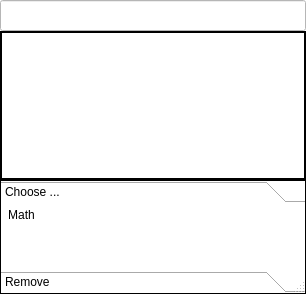
<?xml version="1.0" encoding="UTF-8"?>
<ui version="4.0">
 <class>QueryItemListDialog</class>
 <widget class="QDialog" name="QueryItemListDialog">
  <property name="windowModality">
   <enum>Qt::ApplicationModal</enum>
  </property>
  <property name="geometry">
   <rect>
    <x>0</x>
    <y>0</y>
    <width>306</width>
    <height>294</height>
   </rect>
  </property>
  <property name="palette">
   <palette>
    <active>
     <colorrole role="WindowText">
      <brush brushstyle="SolidPattern">
       <color alpha="255">
        <red>0</red>
        <green>0</green>
        <blue>0</blue>
       </color>
      </brush>
     </colorrole>
     <colorrole role="Button">
      <brush brushstyle="SolidPattern">
       <color alpha="255">
        <red>255</red>
        <green>255</green>
        <blue>255</blue>
       </color>
      </brush>
     </colorrole>
     <colorrole role="Light">
      <brush brushstyle="SolidPattern">
       <color alpha="255">
        <red>255</red>
        <green>255</green>
        <blue>255</blue>
       </color>
      </brush>
     </colorrole>
     <colorrole role="Midlight">
      <brush brushstyle="SolidPattern">
       <color alpha="255">
        <red>255</red>
        <green>255</green>
        <blue>255</blue>
       </color>
      </brush>
     </colorrole>
     <colorrole role="Dark">
      <brush brushstyle="SolidPattern">
       <color alpha="255">
        <red>255</red>
        <green>255</green>
        <blue>255</blue>
       </color>
      </brush>
     </colorrole>
     <colorrole role="Mid">
      <brush brushstyle="SolidPattern">
       <color alpha="255">
        <red>255</red>
        <green>255</green>
        <blue>255</blue>
       </color>
      </brush>
     </colorrole>
     <colorrole role="Text">
      <brush brushstyle="SolidPattern">
       <color alpha="255">
        <red>0</red>
        <green>0</green>
        <blue>0</blue>
       </color>
      </brush>
     </colorrole>
     <colorrole role="ButtonText">
      <brush brushstyle="SolidPattern">
       <color alpha="255">
        <red>0</red>
        <green>0</green>
        <blue>0</blue>
       </color>
      </brush>
     </colorrole>
     <colorrole role="Base">
      <brush brushstyle="SolidPattern">
       <color alpha="255">
        <red>255</red>
        <green>255</green>
        <blue>255</blue>
       </color>
      </brush>
     </colorrole>
     <colorrole role="Window">
      <brush brushstyle="SolidPattern">
       <color alpha="255">
        <red>255</red>
        <green>255</green>
        <blue>255</blue>
       </color>
      </brush>
     </colorrole>
     <colorrole role="Shadow">
      <brush brushstyle="SolidPattern">
       <color alpha="255">
        <red>0</red>
        <green>0</green>
        <blue>0</blue>
       </color>
      </brush>
     </colorrole>
     <colorrole role="AlternateBase">
      <brush brushstyle="SolidPattern">
       <color alpha="255">
        <red>255</red>
        <green>255</green>
        <blue>255</blue>
       </color>
      </brush>
     </colorrole>
     <colorrole role="ToolTipBase">
      <brush brushstyle="SolidPattern">
       <color alpha="255">
        <red>255</red>
        <green>255</green>
        <blue>255</blue>
       </color>
      </brush>
     </colorrole>
    </active>
    <inactive>
     <colorrole role="WindowText">
      <brush brushstyle="SolidPattern">
       <color alpha="255">
        <red>0</red>
        <green>0</green>
        <blue>0</blue>
       </color>
      </brush>
     </colorrole>
     <colorrole role="Button">
      <brush brushstyle="SolidPattern">
       <color alpha="255">
        <red>255</red>
        <green>255</green>
        <blue>255</blue>
       </color>
      </brush>
     </colorrole>
     <colorrole role="Light">
      <brush brushstyle="SolidPattern">
       <color alpha="255">
        <red>255</red>
        <green>255</green>
        <blue>255</blue>
       </color>
      </brush>
     </colorrole>
     <colorrole role="Midlight">
      <brush brushstyle="SolidPattern">
       <color alpha="255">
        <red>255</red>
        <green>255</green>
        <blue>255</blue>
       </color>
      </brush>
     </colorrole>
     <colorrole role="Dark">
      <brush brushstyle="SolidPattern">
       <color alpha="255">
        <red>255</red>
        <green>255</green>
        <blue>255</blue>
       </color>
      </brush>
     </colorrole>
     <colorrole role="Mid">
      <brush brushstyle="SolidPattern">
       <color alpha="255">
        <red>255</red>
        <green>255</green>
        <blue>255</blue>
       </color>
      </brush>
     </colorrole>
     <colorrole role="Text">
      <brush brushstyle="SolidPattern">
       <color alpha="255">
        <red>0</red>
        <green>0</green>
        <blue>0</blue>
       </color>
      </brush>
     </colorrole>
     <colorrole role="ButtonText">
      <brush brushstyle="SolidPattern">
       <color alpha="255">
        <red>0</red>
        <green>0</green>
        <blue>0</blue>
       </color>
      </brush>
     </colorrole>
     <colorrole role="Base">
      <brush brushstyle="SolidPattern">
       <color alpha="255">
        <red>255</red>
        <green>255</green>
        <blue>255</blue>
       </color>
      </brush>
     </colorrole>
     <colorrole role="Window">
      <brush brushstyle="SolidPattern">
       <color alpha="255">
        <red>255</red>
        <green>255</green>
        <blue>255</blue>
       </color>
      </brush>
     </colorrole>
     <colorrole role="Shadow">
      <brush brushstyle="SolidPattern">
       <color alpha="255">
        <red>0</red>
        <green>0</green>
        <blue>0</blue>
       </color>
      </brush>
     </colorrole>
     <colorrole role="AlternateBase">
      <brush brushstyle="SolidPattern">
       <color alpha="255">
        <red>255</red>
        <green>255</green>
        <blue>255</blue>
       </color>
      </brush>
     </colorrole>
     <colorrole role="ToolTipBase">
      <brush brushstyle="SolidPattern">
       <color alpha="255">
        <red>253</red>
        <green>252</green>
        <blue>251</blue>
       </color>
      </brush>
     </colorrole>
    </inactive>
    <disabled>
     <colorrole role="WindowText">
      <brush brushstyle="SolidPattern">
       <color alpha="255">
        <red>255</red>
        <green>255</green>
        <blue>255</blue>
       </color>
      </brush>
     </colorrole>
     <colorrole role="Button">
      <brush brushstyle="SolidPattern">
       <color alpha="255">
        <red>255</red>
        <green>255</green>
        <blue>255</blue>
       </color>
      </brush>
     </colorrole>
     <colorrole role="Light">
      <brush brushstyle="SolidPattern">
       <color alpha="255">
        <red>255</red>
        <green>255</green>
        <blue>255</blue>
       </color>
      </brush>
     </colorrole>
     <colorrole role="Midlight">
      <brush brushstyle="SolidPattern">
       <color alpha="255">
        <red>255</red>
        <green>255</green>
        <blue>255</blue>
       </color>
      </brush>
     </colorrole>
     <colorrole role="Dark">
      <brush brushstyle="SolidPattern">
       <color alpha="255">
        <red>255</red>
        <green>255</green>
        <blue>255</blue>
       </color>
      </brush>
     </colorrole>
     <colorrole role="Mid">
      <brush brushstyle="SolidPattern">
       <color alpha="255">
        <red>255</red>
        <green>255</green>
        <blue>255</blue>
       </color>
      </brush>
     </colorrole>
     <colorrole role="Text">
      <brush brushstyle="SolidPattern">
       <color alpha="255">
        <red>255</red>
        <green>255</green>
        <blue>255</blue>
       </color>
      </brush>
     </colorrole>
     <colorrole role="ButtonText">
      <brush brushstyle="SolidPattern">
       <color alpha="255">
        <red>255</red>
        <green>255</green>
        <blue>255</blue>
       </color>
      </brush>
     </colorrole>
     <colorrole role="Base">
      <brush brushstyle="SolidPattern">
       <color alpha="255">
        <red>255</red>
        <green>255</green>
        <blue>255</blue>
       </color>
      </brush>
     </colorrole>
     <colorrole role="Window">
      <brush brushstyle="SolidPattern">
       <color alpha="255">
        <red>255</red>
        <green>255</green>
        <blue>255</blue>
       </color>
      </brush>
     </colorrole>
     <colorrole role="Shadow">
      <brush brushstyle="SolidPattern">
       <color alpha="255">
        <red>0</red>
        <green>0</green>
        <blue>0</blue>
       </color>
      </brush>
     </colorrole>
     <colorrole role="AlternateBase">
      <brush brushstyle="SolidPattern">
       <color alpha="255">
        <red>255</red>
        <green>255</green>
        <blue>255</blue>
       </color>
      </brush>
     </colorrole>
     <colorrole role="ToolTipBase">
      <brush brushstyle="SolidPattern">
       <color alpha="255">
        <red>253</red>
        <green>252</green>
        <blue>251</blue>
       </color>
      </brush>
     </colorrole>
    </disabled>
   </palette>
  </property>
  <property name="windowTitle">
   <string/>
  </property>
  <property name="windowOpacity">
   <double>1.000000000000000</double>
  </property>
  <property name="sizeGripEnabled">
   <bool>true</bool>
  </property>
  <property name="modal">
   <bool>true</bool>
  </property>
  <layout class="QVBoxLayout" name="verticalLayout">
   <property name="spacing">
    <number>0</number>
   </property>
   <property name="margin">
    <number>0</number>
   </property>
   <item>
    <widget class="QLineEdit" name="txtInput">
     <property name="font">
      <font>
       <family>Arial</family>
       <pointsize>14</pointsize>
      </font>
     </property>
     <property name="maxLength">
      <number>5</number>
     </property>
    </widget>
   </item>
   <item>
    <widget class="QListWidget" name="lstValues">
     <property name="frameShape">
      <enum>QFrame::WinPanel</enum>
     </property>
     <property name="frameShadow">
      <enum>QFrame::Plain</enum>
     </property>
     <property name="lineWidth">
      <number>0</number>
     </property>
     <property name="midLineWidth">
      <number>0</number>
     </property>
     <property name="resizeMode">
      <enum>QListView::Adjust</enum>
     </property>
     <property name="uniformItemSizes">
      <bool>true</bool>
     </property>
     <property name="selectionRectVisible">
      <bool>true</bool>
     </property>
    </widget>
   </item>
   <item>
    <widget class="QToolBox" name="grpExpressionButtons">
     <property name="palette">
      <palette>
       <active>
        <colorrole role="Base">
         <brush brushstyle="SolidPattern">
          <color alpha="255">
           <red>246</red>
           <green>213</green>
           <blue>255</blue>
          </color>
         </brush>
        </colorrole>
       </active>
       <inactive>
        <colorrole role="Base">
         <brush brushstyle="SolidPattern">
          <color alpha="255">
           <red>246</red>
           <green>213</green>
           <blue>255</blue>
          </color>
         </brush>
        </colorrole>
       </inactive>
       <disabled>
        <colorrole role="Base">
         <brush brushstyle="SolidPattern">
          <color alpha="255">
           <red>255</red>
           <green>255</green>
           <blue>255</blue>
          </color>
         </brush>
        </colorrole>
       </disabled>
      </palette>
     </property>
     <property name="autoFillBackground">
      <bool>false</bool>
     </property>
     <property name="frameShape">
      <enum>QFrame::Box</enum>
     </property>
     <property name="frameShadow">
      <enum>QFrame::Plain</enum>
     </property>
     <property name="midLineWidth">
      <number>1</number>
     </property>
     <property name="tabSpacing">
      <number>0</number>
     </property>
     <widget class="QWidget" name="grpExpressionButtonsPage1" native="true">
      <attribute name="label">
       <string>Choose ...</string>
      </attribute>
      <layout class="QGridLayout" name="gridLayout">
       <property name="sizeConstraint">
        <enum>QLayout::SetFixedSize</enum>
       </property>
       <property name="margin">
        <number>0</number>
       </property>
       <property name="spacing">
        <number>0</number>
       </property>
       <item row="0" column="0">
        <widget class="QToolButton" name="btnMath">
         <property name="focusPolicy">
          <enum>Qt::ClickFocus</enum>
         </property>
         <property name="contextMenuPolicy">
          <enum>Qt::CustomContextMenu</enum>
         </property>
         <property name="toolTip">
          <string>Mathematical operations (+, -, *, /)</string>
         </property>
         <property name="autoFillBackground">
          <bool>true</bool>
         </property>
         <property name="text">
          <string>Math</string>
         </property>
         <property name="icon">
          <iconset resource="dbm.qrc">
           <normaloff>:/images/actions/images/small/plus_minus.png</normaloff>:/images/actions/images/small/plus_minus.png</iconset>
         </property>
         <property name="iconSize">
          <size>
           <width>28</width>
           <height>24</height>
          </size>
         </property>
         <property name="popupMode">
          <enum>QToolButton::InstantPopup</enum>
         </property>
         <property name="toolButtonStyle">
          <enum>Qt::ToolButtonIconOnly</enum>
         </property>
         <property name="autoRaise">
          <bool>true</bool>
         </property>
         <property name="arrowType">
          <enum>Qt::NoArrow</enum>
         </property>
        </widget>
       </item>
       <item row="0" column="1">
        <widget class="QToolButton" name="toolButton_4">
         <property name="focusPolicy">
          <enum>Qt::ClickFocus</enum>
         </property>
         <property name="contextMenuPolicy">
          <enum>Qt::CustomContextMenu</enum>
         </property>
         <property name="toolTip">
          <string>Functions ofthe database or defined by you</string>
         </property>
         <property name="autoFillBackground">
          <bool>true</bool>
         </property>
         <property name="text">
          <string/>
         </property>
         <property name="icon">
          <iconset resource="dbm.qrc">
           <normaloff>:/images/actions/images/small/function.png</normaloff>:/images/actions/images/small/function.png</iconset>
         </property>
         <property name="popupMode">
          <enum>QToolButton::InstantPopup</enum>
         </property>
         <property name="toolButtonStyle">
          <enum>Qt::ToolButtonIconOnly</enum>
         </property>
         <property name="autoRaise">
          <bool>true</bool>
         </property>
         <property name="arrowType">
          <enum>Qt::NoArrow</enum>
         </property>
        </widget>
       </item>
       <item row="1" column="0">
        <widget class="QToolButton" name="toolButton_5">
         <property name="focusPolicy">
          <enum>Qt::ClickFocus</enum>
         </property>
         <property name="contextMenuPolicy">
          <enum>Qt::CustomContextMenu</enum>
         </property>
         <property name="toolTip">
          <string>Logical operations such as AND, OR, NOT</string>
         </property>
         <property name="autoFillBackground">
          <bool>true</bool>
         </property>
         <property name="text">
          <string/>
         </property>
         <property name="icon">
          <iconset resource="dbm.qrc">
           <normaloff>:/images/actions/images/small/neg.png</normaloff>:/images/actions/images/small/neg.png</iconset>
         </property>
         <property name="popupMode">
          <enum>QToolButton::InstantPopup</enum>
         </property>
         <property name="toolButtonStyle">
          <enum>Qt::ToolButtonIconOnly</enum>
         </property>
         <property name="autoRaise">
          <bool>true</bool>
         </property>
         <property name="arrowType">
          <enum>Qt::NoArrow</enum>
         </property>
        </widget>
       </item>
      </layout>
     </widget>
     <widget class="QWidget" name="page">
      <attribute name="icon">
       <iconset resource="dbm.qrc">
        <normaloff>:/images/actions/images/actions/application_exit.png</normaloff>:/images/actions/images/actions/application_exit.png</iconset>
      </attribute>
      <attribute name="label">
       <string>Remove</string>
      </attribute>
     </widget>
    </widget>
   </item>
  </layout>
 </widget>
 <resources>
  <include location="dbm.qrc"/>
 </resources>
 <connections>
  <connection>
   <sender>lstValues</sender>
   <signal>itemDoubleClicked(QListWidgetItem*)</signal>
   <receiver>QueryItemListDialog</receiver>
   <slot>onDblClickItem(QListWidgetItem*)</slot>
   <hints>
    <hint type="sourcelabel">
     <x>199</x>
     <y>149</y>
    </hint>
    <hint type="destinationlabel">
     <x>199</x>
     <y>149</y>
    </hint>
   </hints>
  </connection>
  <connection>
   <sender>lstValues</sender>
   <signal>itemClicked(QListWidgetItem*)</signal>
   <receiver>QueryItemListDialog</receiver>
   <slot>onDblClickItem(QListWidgetItem*)</slot>
   <hints>
    <hint type="sourcelabel">
     <x>199</x>
     <y>149</y>
    </hint>
    <hint type="destinationlabel">
     <x>199</x>
     <y>149</y>
    </hint>
   </hints>
  </connection>
  <connection>
   <sender>txtInput</sender>
   <signal>editingFinished()</signal>
   <receiver>QueryItemListDialog</receiver>
   <slot>onTxtInputKeyPress()</slot>
   <hints>
    <hint type="sourcelabel">
     <x>127</x>
     <y>15</y>
    </hint>
    <hint type="destinationlabel">
     <x>127</x>
     <y>106</y>
    </hint>
   </hints>
  </connection>
  <connection>
   <sender>grpExpressionButtons</sender>
   <signal>currentChanged(int)</signal>
   <receiver>QueryItemListDialog</receiver>
   <slot>pageRequested(int)</slot>
   <hints>
    <hint type="sourcelabel">
     <x>152</x>
     <y>241</y>
    </hint>
    <hint type="destinationlabel">
     <x>152</x>
     <y>146</y>
    </hint>
   </hints>
  </connection>
 </connections>
 <slots>
  <slot>onDblClickItem(QListWidgetItem*)</slot>
  <slot>onTxtInputKeyPress()</slot>
  <slot>pageRequested(int)</slot>
 </slots>
</ui>
